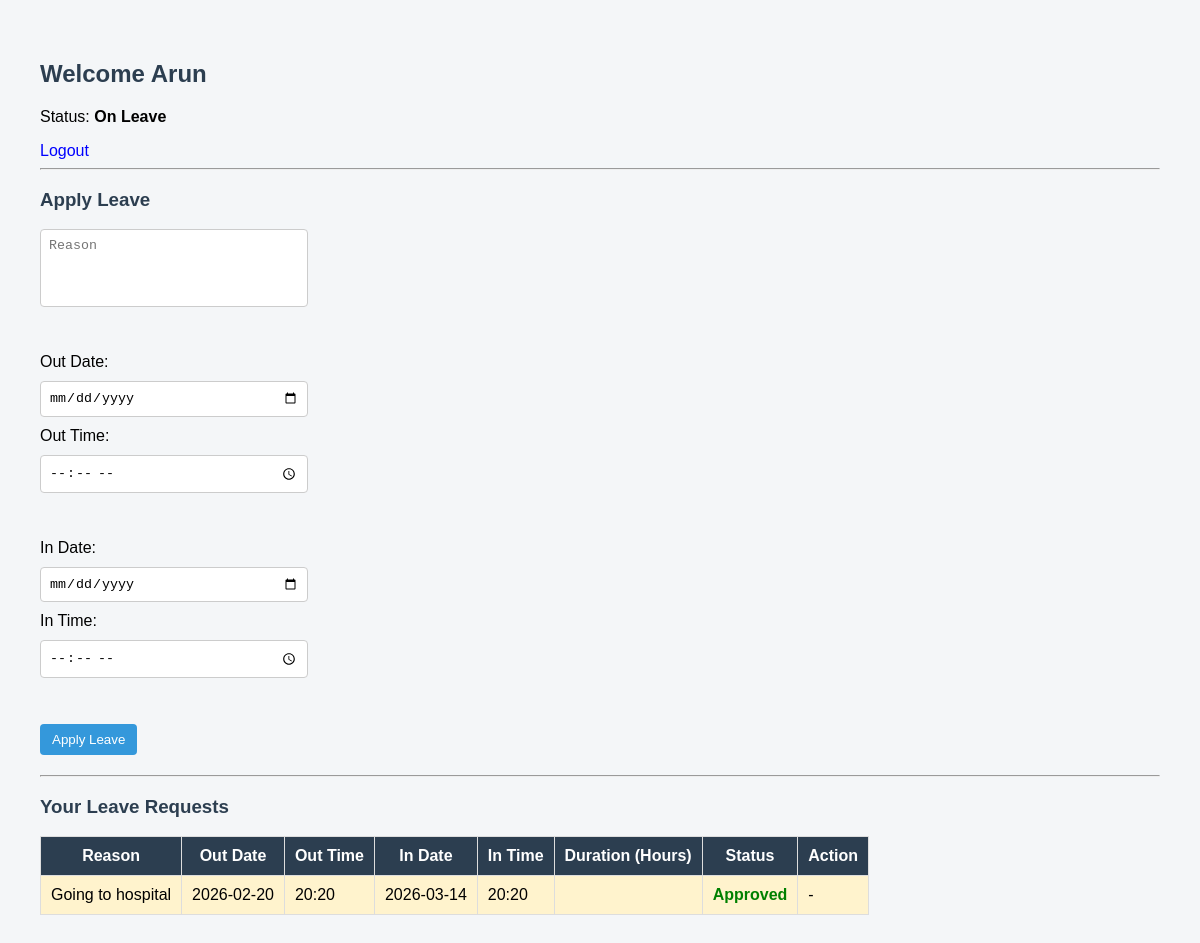
Screenshot of /student/2 with the database file from the repository.
### tables this page shows
CREATE TABLE students (
        id INTEGER PRIMARY KEY AUTOINCREMENT,
        name TEXT,
        parent_phone TEXT,
        block_no TEXT,
        room_no TEXT,
        status TEXT DEFAULT 'Present'
    );

CREATE TABLE leave_requests (
        id INTEGER PRIMARY KEY AUTOINCREMENT,
        student_id INTEGER,
        reason TEXT,
        out_date TEXT,
        out_time TEXT,
        in_date TEXT,
        in_time TEXT,
        status TEXT DEFAULT 'Pending'
    );

### main.py (the view)
@app.get("/student/{student_id}", response_class=HTMLResponse)
def student_page(request: Request, student_id: int):
    conn = get_db()
    cursor = conn.cursor()
    cursor.execute("SELECT * FROM students WHERE id=?", (student_id,))
    student = cursor.fetchone()
    cursor.execute("SELECT * FROM leave_requests WHERE student_id=?", (student_id,))
    leaves = cursor.fetchall()
    conn.close()
    return templates.TemplateResponse(
        "student.html",
        {
            "request": request,
            "student": student,
            "leaves": leaves,
            "active_leave": None
        }
    )

### templates/student.html (shortened to what this page needs)
<!DOCTYPE html>
<html>
<head>
    <link rel="stylesheet" href="/static/style.css">
</head>
<body>
{% if student %}
<h2>Welcome {{ student.name }}</h2>
<p>Status: <b>{{ student.status }}</b></p>
<a href="/" style="color:blue;">Logout</a>
<hr>
<h3>Apply Leave</h3>
<form method="post" action="/apply_leave/{{ student.id }}">
    <textarea name="reason" placeholder="Reason" required></textarea><br><br>
    <label>Out Date:</label>
    <input type="date" name="out_date" required>
    <label>Out Time:</label>
    <input type="time" name="out_time" required><br><br>
    <label>In Date:</label>
    <input type="date" name="in_date" required>
    <label>In Time:</label>
    <input type="time" name="in_time" required><br><br>
    <button type="submit">Apply Leave</button>
</form>
<hr>
<h3>Your Leave Requests</h3>
{% if leaves and leaves|length > 0 %}
<table border="1" cellpadding="10">
    <tr>
        <th>Reason</th>
        <th>Out Date</th>
        <th>Out Time</th>
        <th>In Date</th>
        <th>In Time</th>
        <th>Duration (Hours)</th>
        <th>Status</th>
        <th>Action</th>
    </tr>
    {% for leave in leaves %}
    <tr {% if leave.status == "Approved" %} style="background-color:#fff3cd;" {% endif %}>
        <td>{{ leave.reason }}</td>
        <td>{{ leave.out_date }}</td>
        <td>{{ leave.out_time }}</td>
        <td>{{ leave.in_date }}</td>
        <td>{{ leave.in_time }}</td>
        <td>{{ leave.duration }}</td>
        <td>
            {% if leave.status == "Approved" %}
                <span style="color:green;"><b>Approved</b></span>
            {% elif leave.status == "Rejected" %}
                <span style="color:red;"><b>Rejected</b></span>
            {% elif leave.status == "Cancelled" %}
                <span style="color:gray;"><b>Cancelled</b></span>
            {% else %}
                <span style="color:orange;"><b>Pending</b></span>
            {% endif %}
        </td>
        <td>
            {% if leave.status == "Pending" %}
                <form method="post" action="/cancel_leave/{{ leave.id }}/{{ student.id }}">
                    <button type="submit">Cancel</button>
                </form>
            {% else %}
                -
            {% endif %}
        </td>
    </tr>
    {% endfor %}
</table>
{% else %}
<p>No leave requests submitted yet.</p>
{% endif %}
{% else %}
<h2>Student Not Found</h2>
<p>Please check your login credentials.</p>
{% endif %}
</body>
</html>

### static/style.css (style rules this page uses)
body { font-family: Arial, sans-serif; padding: 40px; background-color: #f4f6f8; margin: 0; }
h2, h3 { color: #2c3e50; }
form { margin-bottom: 20px; }
textarea, input { display: block; margin: 10px 0; padding: 8px; width: 250px; border: 1px solid #ccc; border-radius: 4px; }
textarea { resize: none; height: 60px; }
button { padding: 8px 12px; border: none; cursor: pointer; border-radius: 4px; background-color: #3498db; color: white; }
table { border-collapse: collapse; background: white; }
table th { background-color: #2c3e50; color: white; }
table th, table td { padding: 10px; border: 1px solid #ddd; }
a { text-decoration: none; color: #3498db; }

### rows the page displays
students: name "Arun", status "On Leave"
leave_requests: reason "Going to hospital", out_date "2026-02-20", out_time "20:20", in_date "2026-03-14", in_time "20:20", status "Approved"
